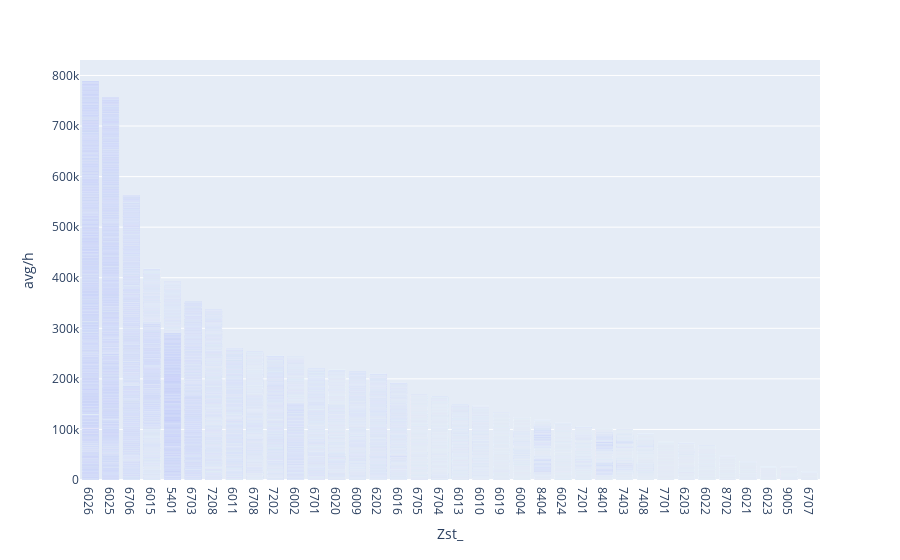

Source (notebook cell):
### Code cell
import plotly.express as px
fig = px.bar(result, x='Zst_', y='avg/h')

fig.update_layout(barmode='group', xaxis={'categoryorder':'total descending'})
fig.update_xaxes(type='category')

fig.show()

### Figure 1 — Plotly figure (JSON) as saved in the notebook; plotly's stock layout.template omitted (floating-point values rounded to 4 significant figures; data arrays with more than 128 entries replaced by an {"elided": "..."} marker saying what was removed)
{"data": [{"alignmentgroup": "True", "hovertemplate": "Zst_=%{x}<br>avg/h=%{y}<extra></extra>", "legendgroup": "", "marker": {"color": "#636efa", "pattern": {"shape": ""}}, "name": "", "offsetgroup": "", "orientation": "v", "showlegend": false, "textposition": "auto", "type": "bar", "x": {"elided": "29484 int values"}, "xaxis": "x", "y": {"elided": "29484 float values"}, "yaxis": "y"}], "layout": {"barmode": "group", "legend": {"tracegroupgap": 0}, "margin": {"t": 60}, "xaxis": {"anchor": "y", "categoryorder": "total descending", "domain": [0, 1], "title": {"text": "Zst_"}, "type": "category"}, "yaxis": {"anchor": "x", "domain": [0, 1], "title": {"text": "avg/h"}}}}
